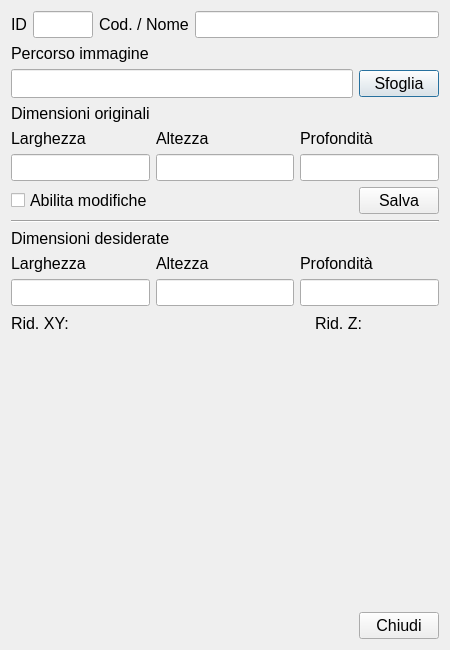
<?xml version="1.0" encoding="UTF-8"?>
<ui version="4.0">
 <class>SculptureClass</class>
 <widget class="QDialog" name="SculptureClass">
  <property name="geometry">
   <rect>
    <x>0</x>
    <y>0</y>
    <width>450</width>
    <height>650</height>
   </rect>
  </property>
  <property name="minimumSize">
   <size>
    <width>450</width>
    <height>650</height>
   </size>
  </property>
  <property name="maximumSize">
   <size>
    <width>450</width>
    <height>650</height>
   </size>
  </property>
  <property name="windowTitle">
   <string>Dialog</string>
  </property>
  <layout class="QGridLayout" name="gridLayout_2">
   <item row="0" column="0">
    <layout class="QVBoxLayout" name="Container">
     <item>
      <layout class="QHBoxLayout" name="IdCodeContainer">
       <item>
        <widget class="QLabel" name="lblId">
         <property name="font">
          <font>
           <pointsize>12</pointsize>
          </font>
         </property>
         <property name="text">
          <string>ID</string>
         </property>
        </widget>
       </item>
       <item>
        <widget class="QLineEdit" name="leId">
         <property name="minimumSize">
          <size>
           <width>60</width>
           <height>0</height>
          </size>
         </property>
         <property name="maximumSize">
          <size>
           <width>60</width>
           <height>16777215</height>
          </size>
         </property>
         <property name="font">
          <font>
           <pointsize>12</pointsize>
          </font>
         </property>
        </widget>
       </item>
       <item>
        <widget class="QLabel" name="lblCode">
         <property name="font">
          <font>
           <pointsize>12</pointsize>
          </font>
         </property>
         <property name="text">
          <string>Cod. / Nome</string>
         </property>
        </widget>
       </item>
       <item>
        <widget class="QLineEdit" name="leCode">
         <property name="font">
          <font>
           <pointsize>12</pointsize>
          </font>
         </property>
        </widget>
       </item>
      </layout>
     </item>
     <item>
      <widget class="QLabel" name="lblImgPath">
       <property name="font">
        <font>
         <pointsize>12</pointsize>
        </font>
       </property>
       <property name="text">
        <string>Percorso immagine</string>
       </property>
      </widget>
     </item>
     <item>
      <layout class="QHBoxLayout" name="ImgPathContainer">
       <item>
        <widget class="QLineEdit" name="leImgPath">
         <property name="minimumSize">
          <size>
           <width>0</width>
           <height>29</height>
          </size>
         </property>
         <property name="font">
          <font>
           <pointsize>9</pointsize>
          </font>
         </property>
        </widget>
       </item>
       <item>
        <widget class="QPushButton" name="btnImgPath">
         <property name="font">
          <font>
           <pointsize>12</pointsize>
          </font>
         </property>
         <property name="text">
          <string>Sfoglia</string>
         </property>
        </widget>
       </item>
      </layout>
     </item>
     <item>
      <widget class="QLabel" name="lblNominalSize">
       <property name="font">
        <font>
         <pointsize>12</pointsize>
        </font>
       </property>
       <property name="text">
        <string>Dimensioni originali</string>
       </property>
      </widget>
     </item>
     <item>
      <layout class="QHBoxLayout" name="OriginalDimContainer">
       <item>
        <layout class="QVBoxLayout" name="OWContainer">
         <item>
          <widget class="QLabel" name="lblOWidth">
           <property name="font">
            <font>
             <pointsize>12</pointsize>
            </font>
           </property>
           <property name="text">
            <string>Larghezza</string>
           </property>
          </widget>
         </item>
         <item>
          <widget class="QLineEdit" name="leOWidth">
           <property name="font">
            <font>
             <pointsize>12</pointsize>
            </font>
           </property>
          </widget>
         </item>
        </layout>
       </item>
       <item>
        <layout class="QVBoxLayout" name="OHContainer">
         <item>
          <widget class="QLabel" name="lblOHeight">
           <property name="font">
            <font>
             <pointsize>12</pointsize>
            </font>
           </property>
           <property name="text">
            <string>Altezza</string>
           </property>
          </widget>
         </item>
         <item>
          <widget class="QLineEdit" name="leOHeight">
           <property name="font">
            <font>
             <pointsize>12</pointsize>
            </font>
           </property>
          </widget>
         </item>
        </layout>
       </item>
       <item>
        <layout class="QVBoxLayout" name="ODContainer">
         <item>
          <widget class="QLabel" name="lblODepth">
           <property name="font">
            <font>
             <pointsize>12</pointsize>
            </font>
           </property>
           <property name="text">
            <string>Profondità</string>
           </property>
          </widget>
         </item>
         <item>
          <widget class="QLineEdit" name="leODepth">
           <property name="font">
            <font>
             <pointsize>12</pointsize>
            </font>
           </property>
          </widget>
         </item>
        </layout>
       </item>
      </layout>
     </item>
     <item>
      <layout class="QHBoxLayout" name="SaveBtnContainer">
       <item>
        <widget class="QCheckBox" name="chbAllowEdit">
         <property name="font">
          <font>
           <pointsize>12</pointsize>
          </font>
         </property>
         <property name="text">
          <string>Abilita modifiche</string>
         </property>
        </widget>
       </item>
       <item>
        <spacer name="horizontalSpacer">
         <property name="orientation">
          <enum>Qt::Orientation::Horizontal</enum>
         </property>
         <property name="sizeHint" stdset="0">
          <size>
           <width>40</width>
           <height>20</height>
          </size>
         </property>
        </spacer>
       </item>
       <item>
        <widget class="QPushButton" name="btnSave">
         <property name="font">
          <font>
           <pointsize>12</pointsize>
          </font>
         </property>
         <property name="text">
          <string>Salva</string>
         </property>
        </widget>
       </item>
      </layout>
     </item>
     <item>
      <widget class="Line" name="line">
       <property name="orientation">
        <enum>Qt::Orientation::Horizontal</enum>
       </property>
      </widget>
     </item>
     <item>
      <widget class="QLabel" name="lblWantedSize">
       <property name="font">
        <font>
         <pointsize>12</pointsize>
        </font>
       </property>
       <property name="text">
        <string>Dimensioni desiderate</string>
       </property>
      </widget>
     </item>
     <item>
      <layout class="QHBoxLayout" name="WantedDimCOntainer">
       <item>
        <layout class="QVBoxLayout" name="WWContainer">
         <item>
          <widget class="QLabel" name="lblWWidth">
           <property name="font">
            <font>
             <pointsize>12</pointsize>
            </font>
           </property>
           <property name="text">
            <string>Larghezza</string>
           </property>
          </widget>
         </item>
         <item>
          <widget class="QLineEdit" name="leWWidth">
           <property name="font">
            <font>
             <pointsize>12</pointsize>
            </font>
           </property>
          </widget>
         </item>
        </layout>
       </item>
       <item>
        <layout class="QVBoxLayout" name="WHContainer">
         <item>
          <widget class="QLabel" name="lblWHeight">
           <property name="font">
            <font>
             <pointsize>12</pointsize>
            </font>
           </property>
           <property name="text">
            <string>Altezza</string>
           </property>
          </widget>
         </item>
         <item>
          <widget class="QLineEdit" name="leWHeight">
           <property name="font">
            <font>
             <pointsize>12</pointsize>
            </font>
           </property>
          </widget>
         </item>
        </layout>
       </item>
       <item>
        <layout class="QVBoxLayout" name="WDContainer">
         <item>
          <widget class="QLabel" name="lblWDepth">
           <property name="font">
            <font>
             <pointsize>12</pointsize>
            </font>
           </property>
           <property name="text">
            <string>Profondità</string>
           </property>
          </widget>
         </item>
         <item>
          <widget class="QLineEdit" name="leWDepth">
           <property name="font">
            <font>
             <pointsize>12</pointsize>
            </font>
           </property>
          </widget>
         </item>
        </layout>
       </item>
      </layout>
     </item>
     <item>
      <layout class="QHBoxLayout" name="ReductionsContainer">
       <item>
        <widget class="QLabel" name="lblRedXY">
         <property name="font">
          <font>
           <pointsize>12</pointsize>
          </font>
         </property>
         <property name="text">
          <string>Rid. XY:</string>
         </property>
        </widget>
       </item>
       <item>
        <widget class="QLabel" name="lblRedXYVal">
         <property name="minimumSize">
          <size>
           <width>70</width>
           <height>0</height>
          </size>
         </property>
         <property name="maximumSize">
          <size>
           <width>70</width>
           <height>16777215</height>
          </size>
         </property>
         <property name="font">
          <font>
           <pointsize>14</pointsize>
          </font>
         </property>
         <property name="text">
          <string/>
         </property>
         <property name="alignment">
          <set>Qt::AlignmentFlag::AlignCenter</set>
         </property>
        </widget>
       </item>
       <item>
        <spacer name="horizontalSpacer_2">
         <property name="orientation">
          <enum>Qt::Orientation::Horizontal</enum>
         </property>
         <property name="sizeHint" stdset="0">
          <size>
           <width>40</width>
           <height>20</height>
          </size>
         </property>
        </spacer>
       </item>
       <item>
        <widget class="QLabel" name="lblRedZ">
         <property name="font">
          <font>
           <pointsize>12</pointsize>
          </font>
         </property>
         <property name="text">
          <string>Rid. Z:</string>
         </property>
        </widget>
       </item>
       <item>
        <widget class="QLabel" name="lblRedZVal">
         <property name="minimumSize">
          <size>
           <width>70</width>
           <height>0</height>
          </size>
         </property>
         <property name="maximumSize">
          <size>
           <width>70</width>
           <height>16777215</height>
          </size>
         </property>
         <property name="font">
          <font>
           <pointsize>14</pointsize>
          </font>
         </property>
         <property name="text">
          <string/>
         </property>
         <property name="alignment">
          <set>Qt::AlignmentFlag::AlignCenter</set>
         </property>
        </widget>
       </item>
      </layout>
     </item>
     <item>
      <widget class="QLabel" name="lblImgPreview">
       <property name="text">
        <string/>
       </property>
      </widget>
     </item>
     <item>
      <spacer name="verticalSpacer">
       <property name="orientation">
        <enum>Qt::Orientation::Vertical</enum>
       </property>
       <property name="sizeHint" stdset="0">
        <size>
         <width>20</width>
         <height>40</height>
        </size>
       </property>
      </spacer>
     </item>
     <item>
      <layout class="QHBoxLayout" name="BottomContainer">
       <item>
        <spacer name="horizontalSpacer_3">
         <property name="orientation">
          <enum>Qt::Orientation::Horizontal</enum>
         </property>
         <property name="sizeHint" stdset="0">
          <size>
           <width>40</width>
           <height>20</height>
          </size>
         </property>
        </spacer>
       </item>
       <item>
        <widget class="QPushButton" name="btnClose">
         <property name="font">
          <font>
           <pointsize>12</pointsize>
          </font>
         </property>
         <property name="text">
          <string>Chiudi</string>
         </property>
        </widget>
       </item>
      </layout>
     </item>
    </layout>
   </item>
  </layout>
 </widget>
 <resources/>
 <connections/>
</ui>
